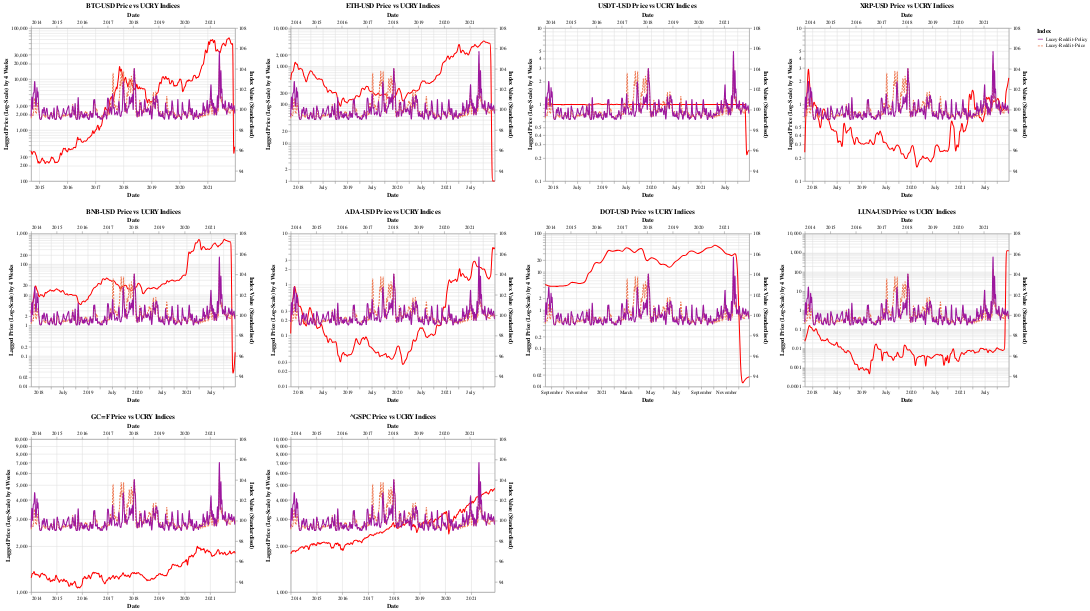

The notebook cell saved with this chart:
### Markdown cell above
**Price where h = 4 Weeks**

### Code cell
gen_Y_vs_ucry_chart(4)

### Figure 1 — Vega-Lite specification as saved in the notebook (floating-point values rounded to 4 significant figures; data arrays with more than 128 entries replaced by an {"elided": "..."} marker saying what was removed)
{"config": {"view": {"continuousWidth": 400, "continuousHeight": 300}}, "concat": [{"layer": [{"mark": {"type": "line", "interpolate": "basis"}, "encoding": {"color": {"value": "#FF0000"}, "tooltip": [{"field": "Date", "type": "temporal"}, {"field": "Price (Lag=4)", "type": "quantitative"}, {"field": "Ticker", "type": "nominal"}], "x": {"field": "Date", "type": "temporal"}, "y": {"field": "Price (Lag=4)", "scale": {"type": "log"}, "title": "Lagged Price (Log-Scale) by 4 Weeks", "type": "quantitative"}}}, {"data": {"name": "data-9193622dbca9102f8eda1e621fa5ecb6"}, "mark": {"type": "line", "interpolate": "basis"}, "encoding": {"color": {"field": "Index", "scale": {"scheme": "plasma"}, "type": "nominal"}, "strokeDash": {"field": "Index", "type": "nominal"}, "tooltip": [{"field": "Date", "type": "temporal"}, {"field": "Index Value (Standardised)", "type": "quantitative"}, {"field": "Index", "type": "nominal"}], "x": {"field": "Date", "type": "temporal"}, "y": {"field": "Index Value (Standardised)", "scale": {"domain": [93, 108]}, "type": "quantitative"}}}], "data": {"name": "data-aaf375eb5274a429972e978018924416"}, "resolve": {"scale": {"x": "independent", "y": "independent"}}, "title": "BTC-USD Price vs UCRY Indices", "transform": [{"filter": "(datum.Ticker === 'BTC-USD')"}]}, {"layer": [{"mark": {"type": "line", "interpolate": "basis"}, "encoding": {"color": {"value": "#FF0000"}, "tooltip": [{"field": "Date", "type": "temporal"}, {"field": "Price (Lag=4)", "type": "quantitative"}, {"field": "Ticker", "type": "nominal"}], "x": {"field": "Date", "type": "temporal"}, "y": {"field": "Price (Lag=4)", "scale": {"type": "log"}, "title": "Lagged Price (Log-Scale) by 4 Weeks", "type": "quantitative"}}}, {"data": {"name": "data-9193622dbca9102f8eda1e621fa5ecb6"}, "mark": {"type": "line", "interpolate": "basis"}, "encoding": {"color": {"field": "Index", "scale": {"scheme": "plasma"}, "type": "nominal"}, "strokeDash": {"field": "Index", "type": "nominal"}, "tooltip": [{"field": "Date", "type": "temporal"}, {"field": "Index Value (Standardised)", "type": "quantitative"}, {"field": "Index", "type": "nominal"}], "x": {"field": "Date", "type": "temporal"}, "y": {"field": "Index Value (Standardised)", "scale": {"domain": [93, 108]}, "type": "quantitative"}}}], "data": {"name": "data-aaf375eb5274a429972e978018924416"}, "resolve": {"scale": {"x": "independent", "y": "independent"}}, "title": "ETH-USD Price vs UCRY Indices", "transform": [{"filter": "(datum.Ticker === 'ETH-USD')"}]}, {"layer": [{"mark": {"type": "line", "interpolate": "basis"}, "encoding": {"color": {"value": "#FF0000"}, "tooltip": [{"field": "Date", "type": "temporal"}, {"field": "Price (Lag=4)", "type": "quantitative"}, {"field": "Ticker", "type": "nominal"}], "x": {"field": "Date", "type": "temporal"}, "y": {"field": "Price (Lag=4)", "scale": {"type": "log"}, "title": "Lagged Price (Log-Scale) by 4 Weeks", "type": "quantitative"}}}, {"data": {"name": "data-9193622dbca9102f8eda1e621fa5ecb6"}, "mark": {"type": "line", "interpolate": "basis"}, "encoding": {"color": {"field": "Index", "scale": {"scheme": "plasma"}, "type": "nominal"}, "strokeDash": {"field": "Index", "type": "nominal"}, "tooltip": [{"field": "Date", "type": "temporal"}, {"field": "Index Value (Standardised)", "type": "quantitative"}, {"field": "Index", "type": "nominal"}], "x": {"field": "Date", "type": "temporal"}, "y": {"field": "Index Value (Standardised)", "scale": {"domain": [93, 108]}, "type": "quantitative"}}}], "data": {"name": "data-aaf375eb5274a429972e978018924416"}, "resolve": {"scale": {"x": "independent", "y": "independent"}}, "title": "USDT-USD Price vs UCRY Indices", "transform": [{"filter": "(datum.Ticker === 'USDT-USD')"}]}, {"layer": [{"mark": {"type": "line", "interpolate": "basis"}, "encoding": {"color": {"value": "#FF0000"}, "tooltip": [{"field": "Date", "type": "temporal"}, {"field": "Price (Lag=4)", "type": "quantitative"}, {"field": "Ticker", "type": "nominal"}], "x": {"field": "Date", "type": "temporal"}, "y": {"field": "Price (Lag=4)", "scale": {"type": "log"}, "title": "Lagged Price (Log-Scale) by 4 Weeks", "type": "quantitative"}}}, {"data": {"name": "data-9193622dbca9102f8eda1e621fa5ecb6"}, "mark": {"type": "line", "interpolate": "basis"}, "encoding": {"color": {"field": "Index", "scale": {"scheme": "plasma"}, "type": "nominal"}, "strokeDash": {"field": "Index", "type": "nominal"}, "tooltip": [{"field": "Date", "type": "temporal"}, {"field": "Index Value (Standardised)", "type": "quantitative"}, {"field": "Index", "type": "nominal"}], "x": {"field": "Date", "type": "temporal"}, "y": {"field": "Index Value (Standardised)", "scale": {"domain": [93, 108]}, "type": "quantitative"}}}], "data": {"name": "data-aaf375eb5274a429972e978018924416"}, "resolve": {"scale": {"x": "independent", "y": "independent"}}, "title": "XRP-USD Price vs UCRY Indices", "transform": [{"filter": "(datum.Ticker === 'XRP-USD')"}]}, {"layer": [{"mark": {"type": "line", "interpolate": "basis"}, "encoding": {"color": {"value": "#FF0000"}, "tooltip": [{"field": "Date", "type": "temporal"}, {"field": "Price (Lag=4)", "type": "quantitative"}, {"field": "Ticker", "type": "nominal"}], "x": {"field": "Date", "type": "temporal"}, "y": {"field": "Price (Lag=4)", "scale": {"type": "log"}, "title": "Lagged Price (Log-Scale) by 4 Weeks", "type": "quantitative"}}}, {"data": {"name": "data-9193622dbca9102f8eda1e621fa5ecb6"}, "mark": {"type": "line", "interpolate": "basis"}, "encoding": {"color": {"field": "Index", "scale": {"scheme": "plasma"}, "type": "nominal"}, "strokeDash": {"field": "Index", "type": "nominal"}, "tooltip": [{"field": "Date", "type": "temporal"}, {"field": "Index Value (Standardised)", "type": "quantitative"}, {"field": "Index", "type": "nominal"}], "x": {"field": "Date", "type": "temporal"}, "y": {"field": "Index Value (Standardised)", "scale": {"domain": [93, 108]}, "type": "quantitative"}}}], "data": {"name": "data-aaf375eb5274a429972e978018924416"}, "resolve": {"scale": {"x": "independent", "y": "independent"}}, "title": "BNB-USD Price vs UCRY Indices", "transform": [{"filter": "(datum.Ticker === 'BNB-USD')"}]}, {"layer": [{"mark": {"type": "line", "interpolate": "basis"}, "encoding": {"color": {"value": "#FF0000"}, "tooltip": [{"field": "Date", "type": "temporal"}, {"field": "Price (Lag=4)", "type": "quantitative"}, {"field": "Ticker", "type": "nominal"}], "x": {"field": "Date", "type": "temporal"}, "y": {"field": "Price (Lag=4)", "scale": {"type": "log"}, "title": "Lagged Price (Log-Scale) by 4 Weeks", "type": "quantitative"}}}, {"data": {"name": "data-9193622dbca9102f8eda1e621fa5ecb6"}, "mark": {"type": "line", "interpolate": "basis"}, "encoding": {"color": {"field": "Index", "scale": {"scheme": "plasma"}, "type": "nominal"}, "strokeDash": {"field": "Index", "type": "nominal"}, "tooltip": [{"field": "Date", "type": "temporal"}, {"field": "Index Value (Standardised)", "type": "quantitative"}, {"field": "Index", "type": "nominal"}], "x": {"field": "Date", "type": "temporal"}, "y": {"field": "Index Value (Standardised)", "scale": {"domain": [93, 108]}, "type": "quantitative"}}}], "data": {"name": "data-aaf375eb5274a429972e978018924416"}, "resolve": {"scale": {"x": "independent", "y": "independent"}}, "title": "ADA-USD Price vs UCRY Indices", "transform": [{"filter": "(datum.Ticker === 'ADA-USD')"}]}, {"layer": [{"mark": {"type": "line", "interpolate": "basis"}, "encoding": {"color": {"value": "#FF0000"}, "tooltip": [{"field": "Date", "type": "temporal"}, {"field": "Price (Lag=4)", "type": "quantitative"}, {"field": "Ticker", "type": "nominal"}], "x": {"field": "Date", "type": "temporal"}, "y": {"field": "Price (Lag=4)", "scale": {"type": "log"}, "title": "Lagged Price (Log-Scale) by 4 Weeks", "type": "quantitative"}}}, {"data": {"name": "data-9193622dbca9102f8eda1e621fa5ecb6"}, "mark": {"type": "line", "interpolate": "basis"}, "encoding": {"color": {"field": "Index", "scale": {"scheme": "plasma"}, "type": "nominal"}, "strokeDash": {"field": "Index", "type": "nominal"}, "tooltip": [{"field": "Date", "type": "temporal"}, {"field": "Index Value (Standardised)", "type": "quantitative"}, {"field": "Index", "type": "nominal"}], "x": {"field": "Date", "type": "temporal"}, "y": {"field": "Index Value (Standardised)", "scale": {"domain": [93, 108]}, "type": "quantitative"}}}], "data": {"name": "data-aaf375eb5274a429972e978018924416"}, "resolve": {"scale": {"x": "independent", "y": "independent"}}, "title": "DOT-USD Price vs UCRY Indices", "transform": [{"filter": "(datum.Ticker === 'DOT-USD')"}]}, {"layer": [{"mark": {"type": "line", "interpolate": "basis"}, "encoding": {"color": {"value": "#FF0000"}, "tooltip": [{"field": "Date", "type": "temporal"}, {"field": "Price (Lag=4)", "type": "quantitative"}, {"field": "Ticker", "type": "nominal"}], "x": {"field": "Date", "type": "temporal"}, "y": {"field": "Price (Lag=4)", "scale": {"type": "log"}, "title": "Lagged Price (Log-Scale) by 4 Weeks", "type": "quantitative"}}}, {"data": {"name": "data-9193622dbca9102f8eda1e621fa5ecb6"}, "mark": {"type": "line", "interpolate": "basis"}, "encoding": {"color": {"field": "Index", "scale": {"scheme": "plasma"}, "type": "nominal"}, "strokeDash": {"field": "Index", "type": "nominal"}, "tooltip": [{"field": "Date", "type": "temporal"}, {"field": "Index Value (Standardised)", "type": "quantitative"}, {"field": "Index", "type": "nominal"}], "x": {"field": "Date", "type": "temporal"}, "y": {"field": "Index Value (Standardised)", "scale": {"domain": [93, 108]}, "type": "quantitative"}}}], "data": {"name": "data-aaf375eb5274a429972e978018924416"}, "resolve": {"scale": {"x": "independent", "y": "independent"}}, "title": "LUNA-USD Price vs UCRY Indices", "transform": [{"filter": "(datum.Ticker === 'LUNA-USD')"}]}, {"layer": [{"mark": {"type": "line", "interpolate": "basis"}, "encoding": {"color": {"value": "#FF0000"}, "tooltip": [{"field": "Date", "type": "temporal"}, {"field": "Price (Lag=4)", "type": "quantitative"}, {"field": "Ticker", "type": "nominal"}], "x": {"field": "Date", "type": "temporal"}, "y": {"field": "Price (Lag=4)", "scale": {"type": "log"}, "title": "Lagged Price (Log-Scale) by 4 Weeks", "type": "quantitative"}}}, {"data": {"name": "data-9193622dbca9102f8eda1e621fa5ecb6"}, "mark": {"type": "line", "interpolate": "basis"}, "encoding": {"color": {"field": "Index", "scale": {"scheme": "plasma"}, "type": "nominal"}, "strokeDash": {"field": "Index", "type": "nominal"}, "tooltip": [{"field": "Date", "type": "temporal"}, {"field": "Index Value (Standardised)", "type": "quantitative"}, {"field": "Index", "type": "nominal"}], "x": {"field": "Date", "type": "temporal"}, "y": {"field": "Index Value (Standardised)", "scale": {"domain": [93, 108]}, "type": "quantitative"}}}], "data": {"name": "data-aaf375eb5274a429972e978018924416"}, "resolve": {"scale": {"x": "independent", "y": "independent"}}, "title": "GC=F Price vs UCRY Indices", "transform": [{"filter": "(datum.Ticker === 'GC=F')"}]}, {"layer": [{"mark": {"type": "line", "interpolate": "basis"}, "encoding": {"color": {"value": "#FF0000"}, "tooltip": [{"field": "Date", "type": "temporal"}, {"field": "Price (Lag=4)", "type": "quantitative"}, {"field": "Ticker", "type": "nominal"}], "x": {"field": "Date", "type": "temporal"}, "y": {"field": "Price (Lag=4)", "scale": {"type": "log"}, "title": "Lagged Price (Log-Scale) by 4 Weeks", "type": "quantitative"}}}, {"data": {"name": "data-9193622dbca9102f8eda1e621fa5ecb6"}, "mark": {"type": "line", "interpolate": "basis"}, "encoding": {"color": {"field": "Index", "scale": {"scheme": "plasma"}, "type": "nominal"}, "strokeDash": {"field": "Index", "type": "nominal"}, "tooltip": [{"field": "Date", "type": "temporal"}, {"field": "Index Value (Standardised)", "type": "quantitative"}, {"field": "Index", "type": "nominal"}], "x": {"field": "Date", "type": "temporal"}, "y": {"field": "Index Value (Standardised)", "scale": {"domain": [93, 108]}, "type": "quantitative"}}}], "data": {"name": "data-aaf375eb5274a429972e978018924416"}, "resolve": {"scale": {"x": "independent", "y": "independent"}}, "title": "^GSPC Price vs UCRY Indices", "transform": [{"filter": "(datum.Ticker === '^GSPC')"}]}], "columns": 4, "$schema": "https://vega.github.io/schema/vega-lite/v4.17.0.json", "datasets": {"data-aaf375eb5274a429972e978018924416": {"elided": "2587 records"}, "data-9193622dbca9102f8eda1e621fa5ecb6": {"elided": "836 records"}}}
